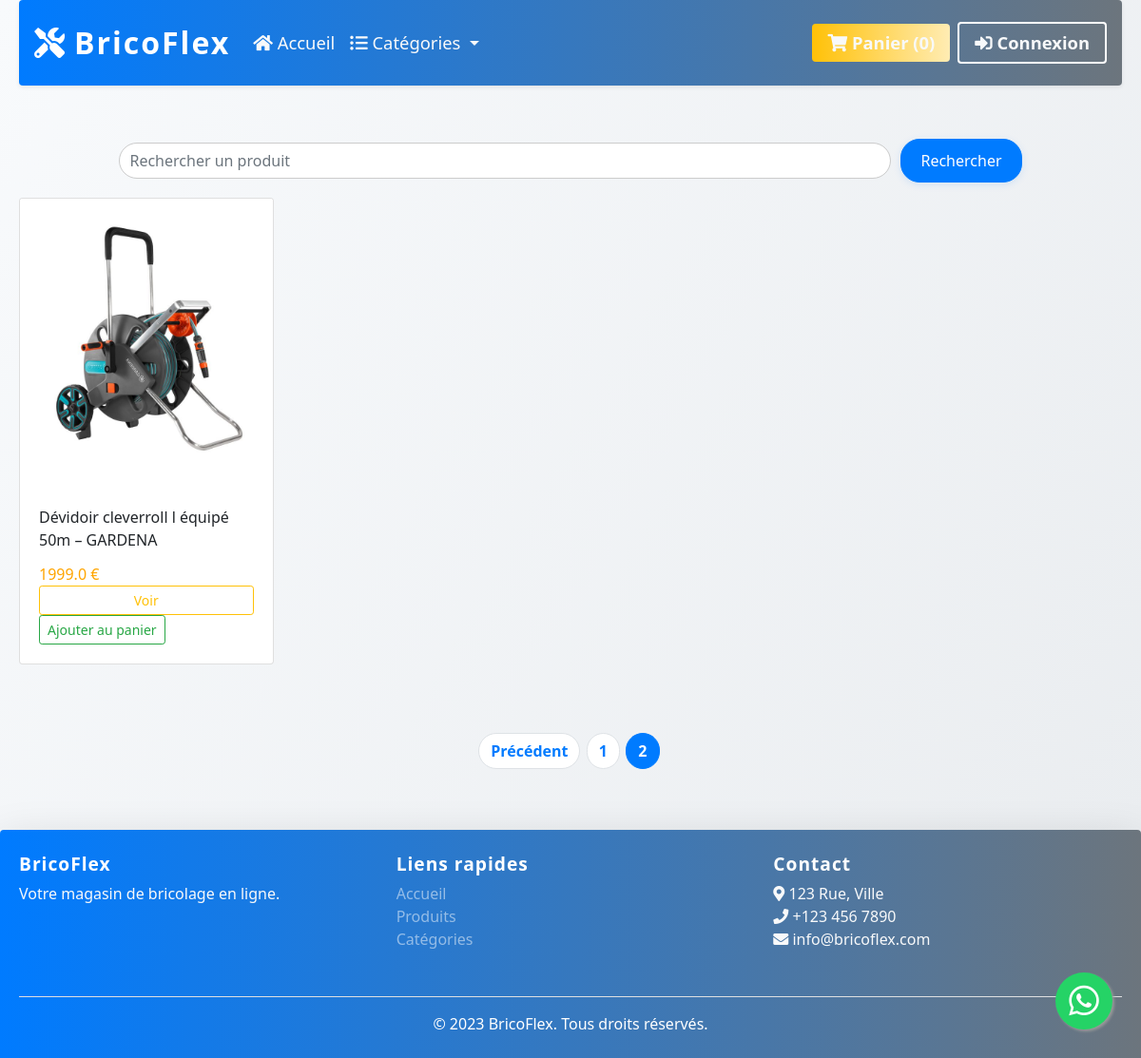
Screenshot of /?page=2 with the database file from the repository.
### shop/models.py (models this page shows, shortened)
class product(models.Model):
    title = models.CharField(max_length=200)
    price = models.FloatField()
    description = models.TextField()
    category = models.ForeignKey(category, on_delete=models.CASCADE)
    image = models.ImageField(upload_to='shop/images',null=True, blank=True)
    date_added = models.DateTimeField(auto_now_add=True)
    class Meta:
        ordering = ['-date_added']

### shop/views.py (the view)
# urls.py: path('', index, name='home'),
def index(request):
    item_name = request.GET.get('item-name')
    if item_name:
        product_object = product.objects.filter(title__icontains=item_name)
    else:
        product_object = product.objects.all()
    paginator = Paginator(product_object, 4)  # Paginer les résultats, 4 produits par page
    page = request.GET.get('page')
    product_object = paginator.get_page(page)
    return render(request, 'shop/index.html', {'product_object': product_object})

### shop/context_processors.py (called while the page is built)
def panier_count(request):
    panier = request.session.get('panier', {})
    count = sum(panier.values())
    return {'panier_count': count}

def categories_list(request):
    return {'categories': category.objects.all()}

### ecommerce/templates/shop/index.html (shortened to what this page needs)
{% extends "shop/base.html" %}
{% block content %}
<div class="row">
    <div class="col-12 mt-4 mb-3">
        <form method="get" action="{% url 'home' %}" class="search-form">
            <input type="text" name="item-name" class="form-control search-input" placeholder="Rechercher un produit" value="{{ request.GET.item_name }}">
            <button type="submit" class="btn btn-primary search-button">Rechercher</button>
        </form>
    </div>
</div>
    <div class="row">
        {% for product in product_object %}
        <div class="col-md-3 mb-4">
            <div class="card h-100">
                <img src="{{product.image.url}}" alt="" class="card-img-top">
                <div class="card-body d-flex flex-column">
                    <div id="aa{{product.id}}" class="card-title">{{product.title}}</div>
                    <div id="price{{product.id}}" style="color:orange" class="card-text"> {{product.price}} € </div>
                    <a href="{% url 'detail' product.id %}" class="btn btn-outline-warning btn-sm mt-auto">Voir</a>
                    <form method="post" action="{% url 'ajouter_au_panier' product.id %}" class="add-to-cart-form" data-product-id="{{ product.id }}" style="display:inline;">
                        <button type="submit" class="btn btn-outline-success btn-sm">Ajouter au panier</button>
                    </form>
                </div>
            </div>
        </div>
        {% endfor %}
    </div>
<div class="row mt-3">
    <div class="col-md-12 d-flex justify-content-center">
        <ul class="pagination">
            {% if product_object.has_previous %}
            <li class="page-item">
                <a class="page-link" href="?page={{ product_object.previous_page_number }}">Précédent</a>
            </li>
            {% endif %}
            {% for num in product_object.paginator.page_range %}
                {% if product_object.number == num %}
                    <li class="page-item active">
                        <a class="page-link" href="?page={{ num }}">{{ num }}</a>
                    </li>
                {% else %}
                    <li class="page-item">
                        <a class="page-link" href="?page={{ num }}">{{ num }}</a>
                    </li>
                {% endif %}
            {% endfor %}
        </ul>
    </div>
</div>
{% endblock %}

### ecommerce/templates/shop/base.html (style rules this page uses)
body { background: linear-gradient(120deg, #f8fafc 0%, #e9ecef 100%); min-height: 100vh; font-family: 'Segoe UI', 'Roboto', Arial, sans-serif; margin: 0; padding: 0; box-sizing: border-box; }
.btn-primary, .btn-primary:focus, .btn-primary:active, .btn-primary:hover { background-color: #007bff !important; border-color: #007bff !important; color: #fff !important; box-shadow: 0 2px 8px rgba(0,123,255,0.12); }
.pagination { justify-content: center; margin-top: 2rem; }
.pagination .page-link { border-radius: 50px !important; margin: 0 0.2rem; color: #007bff; font-weight: bold; transition: background 0.2s, color 0.2s; }
.pagination .page-link:hover, .pagination .active .page-link { background: #007bff; color: #fff !important; }

### ecommerce/templates/shop/index.html (style rules this page uses)
.search-form { display: flex; justify-content: center; align-items: center; }
.search-input { width: 70%; padding: 10px; border-radius: 20px; border: 1px solid #ccc; margin-right: 10px; transition: border-color 0.3s; }
.search-button { padding: 10px 20px; border-radius: 20px; transition: background-color 0.3s; }

### rows the page displays
product: image (picture), title "Dévidoir cleverroll l équipé 50m – GARDENA", price "1999.0"

### other values shown
{{ panier_count }} "0"
{{ num }} "1"
{{ num }} "2"
